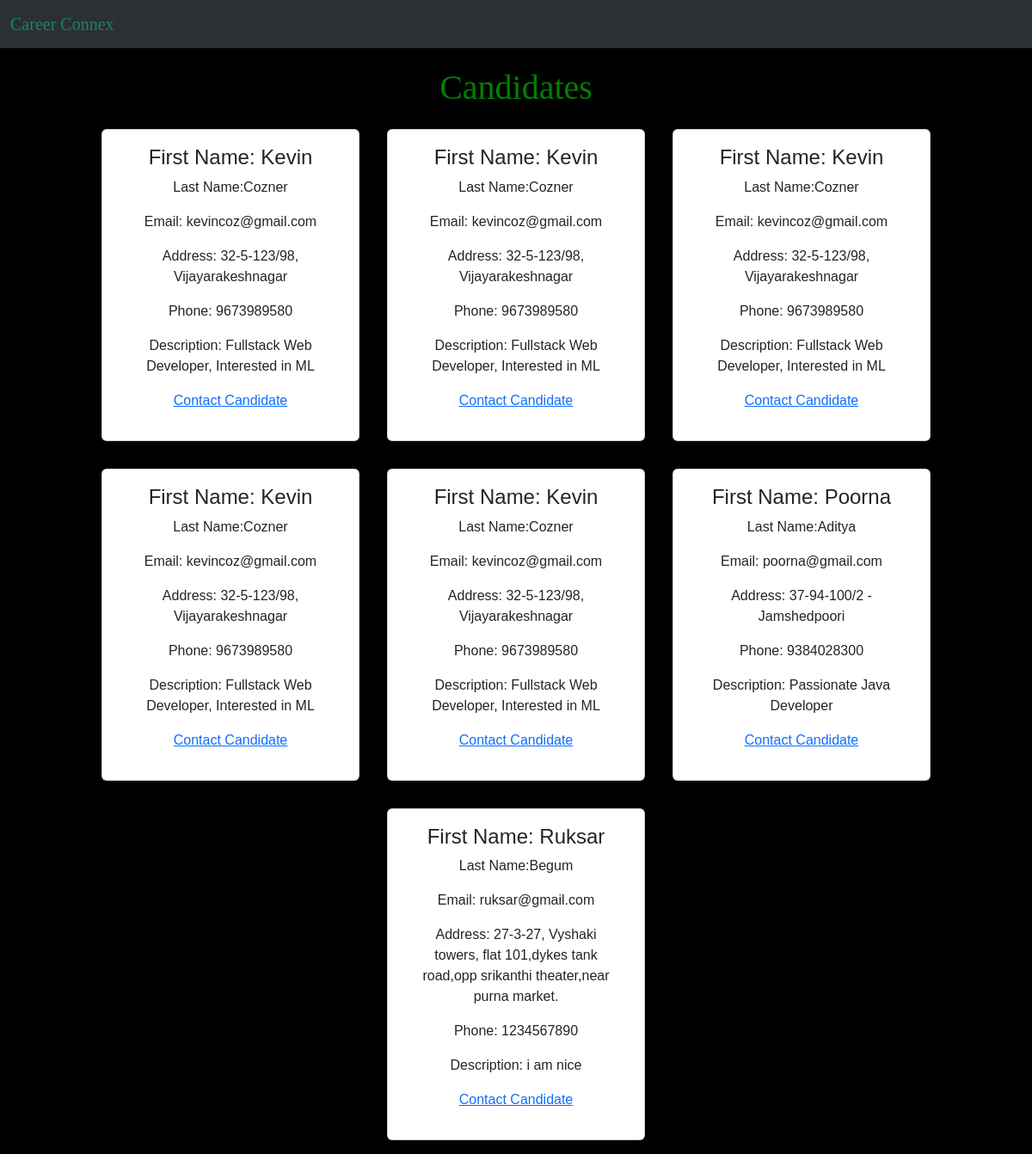
Screenshot of /candidateinfo with the database file from the repository.
### account/models.py (models this page shows)
class Candidate(models.Model):
    firstname = models.CharField(max_length=15)
    lastname = models.CharField(max_length=15)
    email = models.CharField(max_length=100)
    address = models.CharField(max_length=200)
    phone = models.IntegerField()
    desc =  models.TextField(max_length=600)

### account/views.py (the view)
# urls.py: path('candidateinfo',views.candidateinfo,name="cdinfo"),
def candidateinfo(request):
    allcands = Candidate.objects.all()
    context = {'candidates':allcands}
    return render(request,'candidateinfo.html',context)

### templates/candidateinfo.html (shortened to what this page needs)
<!DOCTYPE html>
<html lang="en">
<head>
   <link href="https://cdn.jsdelivr.net/npm/bootstrap@5.3.0-alpha1/dist/css/bootstrap.min.css" rel="stylesheet">
</head>
<body class="class1">
    <nav class="navbar bg-dark navbar navbar-expand-lg bg-dark bg-body-tertiary" data-bs-theme="dark">
        <div class="container-fluid">
          <a class="navbar-brand text-success" href="/">Career Connex</a>
      </nav>
    <h1 style="text-align: center; margin-top: 22px;">Candidates</h1>
    <div class="candidates">
        <div class="cons">
            {% for cand in candidates %}
          <div class="card" style="height: max-content;">
            <div class="container" style="text-align: center;" >
              <h4>First Name: {{cand.firstname}}</h4>
              <p>Last Name:{{cand.lastname}}</p>
              <p>Email: {{cand.email}}</p>
              <p>Address: {{cand.address}}</p>
              <p>Phone: {{cand.phone}}</p>
              <p>Description: {{cand.desc}}</p>
              <p><a href="mailto:{{cand.email}}">Contact Candidate</a></p>
            </div>
          </div>
          {% endfor %}
        </div>
    </div>
</body>
</html>

### templates/candidateinfo.html (style rules this page uses)
.class1 { font-family: 'Orbitron'; background-color: black; color: green; }
.cons { font-family: Arial, sans-serif; display: flex; flex-wrap: wrap; justify-content: center; align-items: center; }
.card { width: 300px; height: 200px; background-color: white; border-radius: 8px; box-shadow: 0px 0px 8px rgba(0, 0, 0, 0.1); margin: 16px; display: flex; flex-direction: column; justify-content: space-between; padding: 16px; }
.card { box-shadow: 0 4px 8px 0 rgba(0,0,0,0.2); transition: 0.3s; }
.container { padding: 2px 16px; }
.card { box-shadow: 0 4px 8px 0 rgba(0,0,0,0.2); transition: 0.3s; border-radius: 5px; }
body { background-color: black; }

### rows the page displays
Candidate: firstname "Kevin", lastname "Cozner", email "kevincoz@gmail.com", address "32-5-123/98, Vijayarakeshnagar", phone "9673989580", desc "Fullstack Web Developer, Interested in ML"
Candidate: firstname "Kevin", lastname "Cozner", email "kevincoz@gmail.com", address "32-5-123/98, Vijayarakeshnagar", phone "9673989580", desc "Fullstack Web Developer, Interested in ML"
Candidate: firstname "Kevin", lastname "Cozner", email "kevincoz@gmail.com", address "32-5-123/98, Vijayarakeshnagar", phone "9673989580", desc "Fullstack Web Developer, Interested in ML"
Candidate: firstname "Kevin", lastname "Cozner", email "kevincoz@gmail.com", address "32-5-123/98, Vijayarakeshnagar", phone "9673989580", desc "Fullstack Web Developer, Interested in ML"
Candidate: firstname "Kevin", lastname "Cozner", email "kevincoz@gmail.com", address "32-5-123/98, Vijayarakeshnagar", phone "9673989580", desc "Fullstack Web Developer, Interested in ML"
Candidate: firstname "Poorna", lastname "Aditya", email "poorna@gmail.com", address "37-94-100/2 - Jamshedpoori", phone "9384028300", desc "Passionate Java Developer"
Candidate: firstname "Ruksar", lastname "Begum", email "ruksar@gmail.com", address "27-3-27, Vyshaki towers, flat 101,dykes tank road,opp srikanthi theater,near purna market.", phone "1234567890", desc "i am nice"
